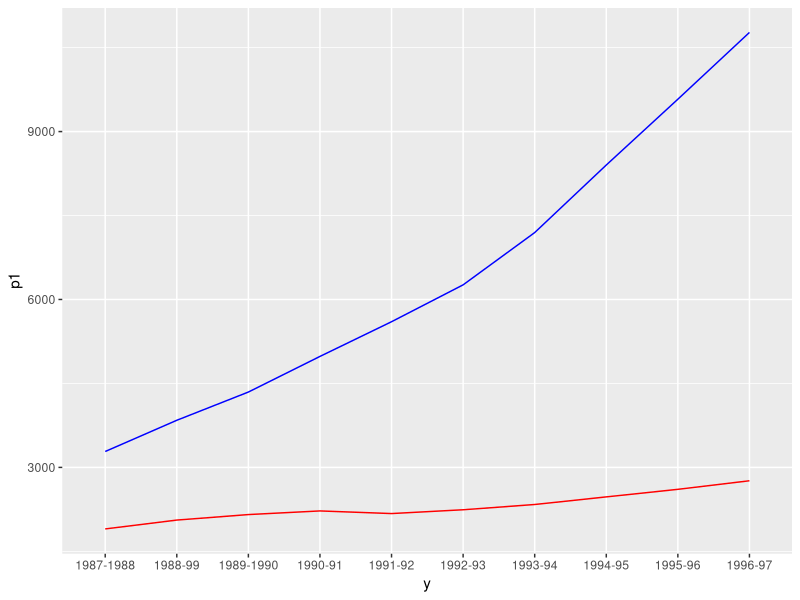

R code for this plot:
#page number-155
library(ggplot2)
library(dplyr)

y<-c("1987-1988","1988-99","1989-1990","1990-91","1991-92","1992-93","1993-94","1994-95","1995-96","1996-97")
p1<-c(3284.4,3842.1,4346.5,4983,5602.9,6261.7,7195.7,8402.6,9578.4,10771.2)
p2<-c(1900.9,2059,2157.1,2222.2,2175.1,2243.1,2337.2,2473.2,2608.2,2761.4)
d<- data.frame(y,p1,p2)
d

q = ggplot( group = 1) + 
  geom_line(data=d, aes(x =y, y = p1), color = "blue", group = 1) +
  geom_line(data=d, aes(x =y, y = p2), color = "red", group = 1)

print(q)